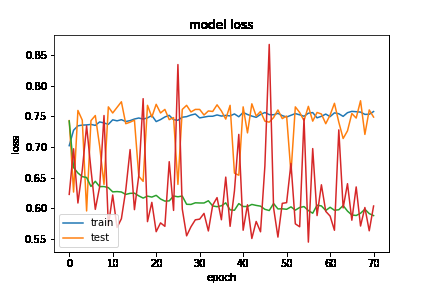
#> input picture neuralnetwork/Performance.png, 432 x 288 px
$ python -i prepareData.py   (imports and definitions only)   (older library calls are emulated)
#> lines starting #> are read from the running program, lines starting #| are printed output that depends on the picture
#> further down, picture is the input picture: shape (288, 432, 3); mean B, G, R 236, 238.1, 245.9
### neuralnetwork/helpers.py
import numpy as np
from PIL import Image


_errstr = "Mode is unknown or incompatible with input array shape."


def bytescale(data, cmin=None, cmax=None, high=255, low=0):
    """
    Byte scales an array (image).
    Byte scaling means converting the input image to uint8 dtype and scaling
    the range to ``(low, high)`` (default 0-255).
    If the input image already has dtype uint8, no scaling is done.
    This function is only available if Python Imaging Library (PIL) is installed.
    Parameters
    ----------
    data : ndarray
        PIL image data array.
    cmin : scalar, optional
        Bias scaling of small values. Default is ``data.min()``.
    cmax : scalar, optional
        Bias scaling of large values. Default is ``data.max()``.
    high : scalar, optional
        Scale max value to `high`.  Default is 255.
    low : scalar, optional
        Scale min value to `low`.  Default is 0.
    Returns
    -------
    img_array : uint8 ndarray
        The byte-scaled array.
    Examples
    --------
    >>> from scipy.misc import bytescale
    >>> img = np.array([[ 91.06794177,   3.39058326,  84.4221549 ],
    ...                 [ 73.88003259,  80.91433048,   4.88878881],
    ...                 [ 51.53875334,  34.45808177,  27.5873488 ]])
    >>> bytescale(img)
    array([[255,   0, 236],
           [205, 225,   4],
           [140,  90,  70]], dtype=uint8)
    >>> bytescale(img, high=200, low=100)
    array([[200, 100, 192],
           [180, 188, 102],
           [155, 135, 128]], dtype=uint8)
    >>> bytescale(img, cmin=0, cmax=255)
    array([[91,  3, 84],
           [74, 81,  5],
           [52, 34, 28]], dtype=uint8)
    """
    if data.dtype == np.uint8:
        return data

    if high > 255:
        raise ValueError("`high` should be less than or equal to 255.")
    if low < 0:
        raise ValueError("`low` should be greater than or equal to 0.")
    if high < low:
        raise ValueError("`high` should be greater than or equal to `low`.")

    if cmin is None:
        cmin = data.min()
    if cmax is None:
        cmax = data.max()

    cscale = cmax - cmin
    if cscale < 0:
        raise ValueError("`cmax` should be larger than `cmin`.")
    elif cscale == 0:
        cscale = 1

    scale = float(high - low) / cscale
    bytedata = (data - cmin) * scale + low
    return (bytedata.clip(low, high) + 0.5).astype(np.uint8)


def toimage(arr, high=255, low=0, cmin=None, cmax=None, pal=None,
            mode=None, channel_axis=None):
    """Takes a numpy array and returns a PIL image.
    This function is only available if Python Imaging Library (PIL) is installed.
    The mode of the PIL image depends on the array shape and the `pal` and
    `mode` keywords.
    For 2-D arrays, if `pal` is a valid (N,3) byte-array giving the RGB values
    (from 0 to 255) then ``mode='P'``, otherwise ``mode='L'``, unless mode
    is given as 'F' or 'I' in which case a float and/or integer array is made.
    .. warning::
        This function uses `bytescale` under the hood to rescale images to use
        the full (0, 255) range if ``mode`` is one of ``None, 'L', 'P', 'l'``.
        It will also cast data for 2-D images to ``uint32`` for ``mode=None``
        (which is the default).
    Notes
    -----
    For 3-D arrays, the `channel_axis` argument tells which dimension of the
    array holds the channel data.
    For 3-D arrays if one of the dimensions is 3, the mode is 'RGB'
    by default or 'YCbCr' if selected.
    The numpy array must be either 2 dimensional or 3 dimensional.
    """
#> called with high = 255, low = 0
    data = np.asarray(arr)
    if np.iscomplexobj(data):
        raise ValueError("Cannot convert a complex-valued array.")
    shape = list(data.shape)
#> shape = [288, 432, 3]
    valid = len(shape) == 2 or ((len(shape) == 3) and
                                ((3 in shape) or (4 in shape)))
#> valid = True
    if not valid:
        raise ValueError("'arr' does not have a suitable array shape for "
                         "any mode.")
    if len(shape) == 2:
        shape = (shape[1], shape[0])  # columns show up first
        if mode == 'F':
            data32 = data.astype(np.float32)
            image = Image.frombytes(mode, shape, data32.tostring())
            return image
        if mode in [None, 'L', 'P']:
            bytedata = bytescale(data, high=high, low=low,
                                 cmin=cmin, cmax=cmax)
            image = Image.frombytes('L', shape, bytedata.tostring())
            if pal is not None:
                image.putpalette(np.asarray(pal, dtype=np.uint8).tostring())
                # Becomes a mode='P' automagically.
            elif mode == 'P':  # default gray-scale
                pal = (np.arange(0, 256, 1, dtype=np.uint8)[:, np.newaxis] *
                       np.ones((3,), dtype=np.uint8)[np.newaxis, :])
                image.putpalette(np.asarray(pal, dtype=np.uint8).tostring())
            return image
        if mode == '1':  # high input gives threshold for 1
            bytedata = (data > high)
            image = Image.frombytes('1', shape, bytedata.tostring())
            return image
        if cmin is None:
            cmin = np.amin(np.ravel(data))
        if cmax is None:
            cmax = np.amax(np.ravel(data))
        data = (data*1.0 - cmin)*(high - low)/(cmax - cmin) + low
        if mode == 'I':
            data32 = data.astype(np.uint32)
            image = Image.frombytes(mode, shape, data32.tostring())
        else:
            raise ValueError(_errstr)
        return image

    # if here then 3-d array with a 3 or a 4 in the shape length.
    # Check for 3 in datacube shape --- 'RGB' or 'YCbCr'
    if channel_axis is None:
        if (3 in shape):
            ca = np.flatnonzero(np.asarray(shape) == 3)[0]
#> ca = 2
        else:
            ca = np.flatnonzero(np.asarray(shape) == 4)
            if len(ca):
                ca = ca[0]
            else:
                raise ValueError("Could not find channel dimension.")
    else:
        ca = channel_axis

    numch = shape[ca]
#> numch = 3
    if numch not in [3, 4]:
        raise ValueError("Channel axis dimension is not valid.")

    bytedata = bytescale(data, high=high, low=low, cmin=cmin, cmax=cmax)
    if ca == 2:
        strdata = bytedata.tostring()
        shape = (shape[1], shape[0])
#> shape = (432, 288)
    elif ca == 1:
        strdata = np.transpose(bytedata, (0, 2, 1)).tostring()
        shape = (shape[2], shape[0])
    elif ca == 0:
        strdata = np.transpose(bytedata, (1, 2, 0)).tostring()
        shape = (shape[2], shape[1])
    if mode is None:
        if numch == 3:
            mode = 'RGB'
        else:
            mode = 'RGBA'

    if mode not in ['RGB', 'RGBA', 'YCbCr', 'CMYK']:
        raise ValueError(_errstr)

    if mode in ['RGB', 'YCbCr']:
        if numch != 3:
            raise ValueError("Invalid array shape for mode.")
    if mode in ['RGBA', 'CMYK']:
        if numch != 4:
            raise ValueError("Invalid array shape for mode.")

    # Here we know data and mode is correct
    image = Image.frombytes(mode, shape, strdata)
    return image

### neuralnetwork/prepareData.py
# System lib
import os

# Libraries for manipulating Dataset
import cv2
import pickle
import numpy as np
import numpy
from PIL import ImageEnhance

# Libraries for downloading Dataset
import zipfile
import gdown
import random

from numpy.core.fromnumeric import resize

# User-defined const
import helpers
import const


def extract_zipfile():
    with zipfile.ZipFile(const.ZFILE) as zip_file:
        zip_file.extractall(os.path.join(const.CURRENT_PATH, "dataset"))


# [17 lines left out: function download_data, not called in this run]


# Download and extract Data
# [1 line not run here, left out]

# Load NN to detect face
face_cascade = cv2.CascadeClassifier(const.MODEL_PATH)


# [29 lines left out: function getFace, not called in this run]


def randomizeImage(img):
    img = helpers.toimage(img)

    # Rotate Image
    image_rotated = img.rotate(random.random() * 30 - 30)
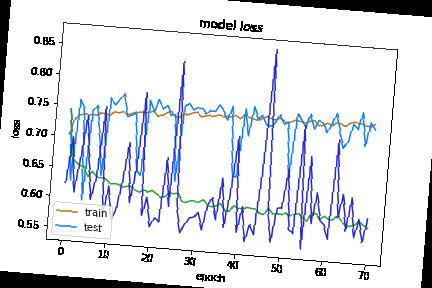
#> image_rotated: PIL image 432x288 RGB; mean R, G, B 225.5, 227.6, 235.5

    # Brightness
    image_brigth = ImageEnhance.Brightness(
        image_rotated).enhance(random.random() * .8 + .6)
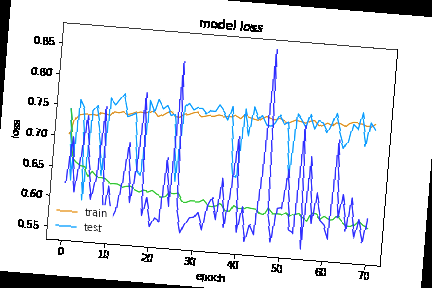
#> image_brigth: PIL image 432x288 RGB; mean R, G, B 227.5, 230, 237.4

    # Contrast
    image_contrast = ImageEnhance.Contrast(
        image_brigth).enhance(random.random() * .6 + .7)

    # Color
    image_color = ImageEnhance.Color(
        image_contrast).enhance(random.random() * .6 + .7)

    randomImg = np.asarray_chkfinite(image_color)

    return randomImg


label_dist = []

rating_files = [ const.RATING_PATH,
                 const.URATING_PATH]

# Normalized values in 5 cat.
prVoteImgName = ''
prVoteImgScr1 = 0
prVoteImgScr2 = 0
prVoteImgScr3 = 0
prVoteImgScr4 = 0
prVoteImgScr5 = 0

# [68 lines not run here, left out]

# Split data for training + testing
dataSplitIndex = int(label_dist.__len__() - label_dist.__len__()*0.1)

# Shuffle Array
# [1 line not run here, left out]

testLabelDist = label_dist[dataSplitIndex:]
trainLabelDist = label_dist[:dataSplitIndex]

trainDataLen = trainLabelDist.__len__()

# Randomize training data
# [13 lines not run here, left out]

>>> import cv2
>>> picture = cv2.imread('Performance.png')
>>> result = randomizeImage(picture)
